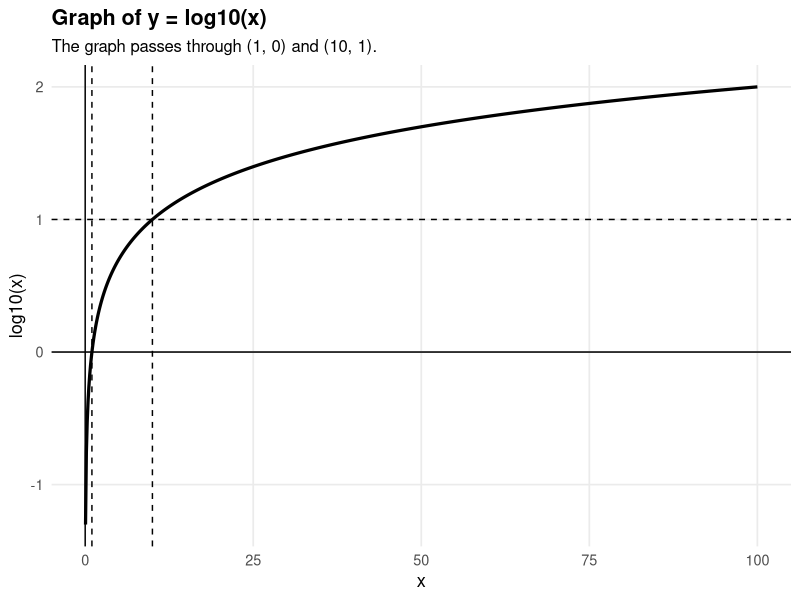
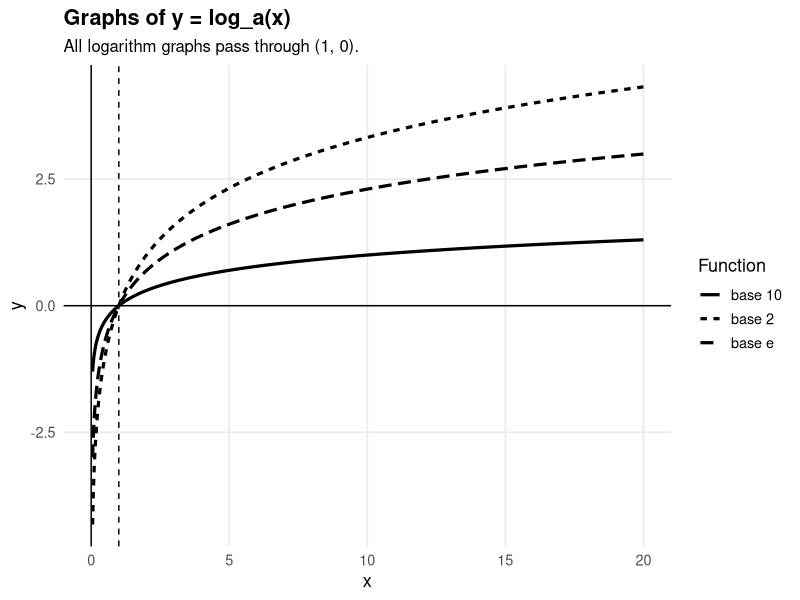
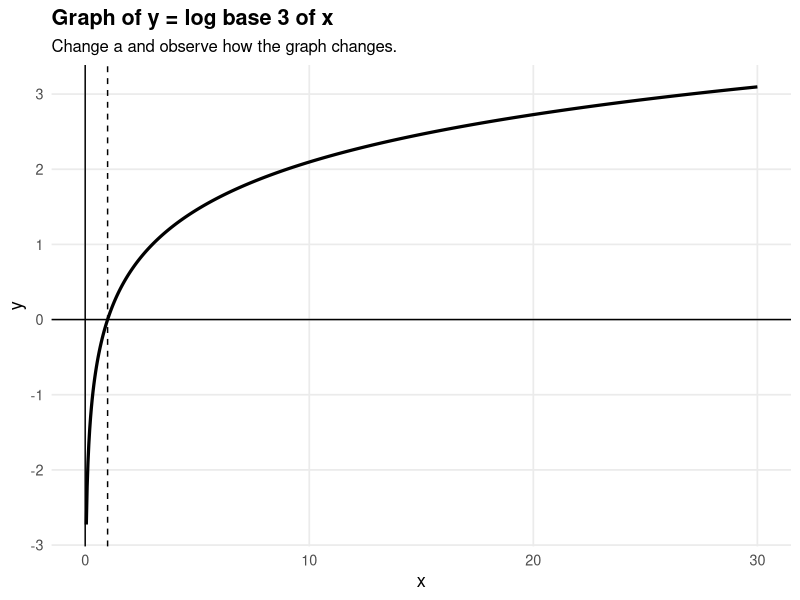
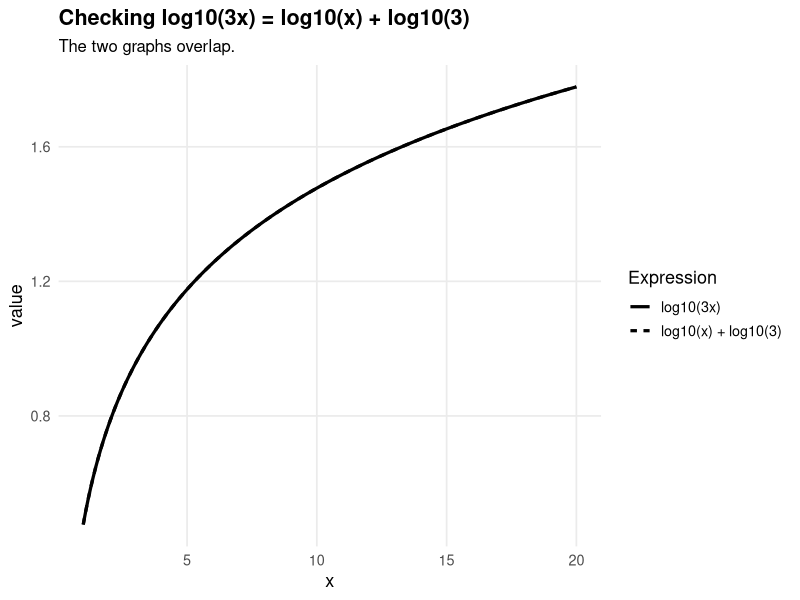
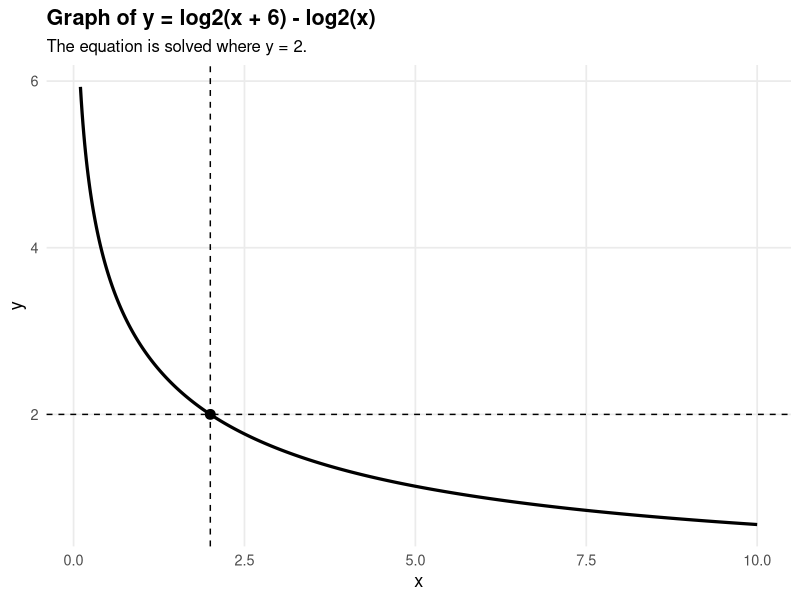
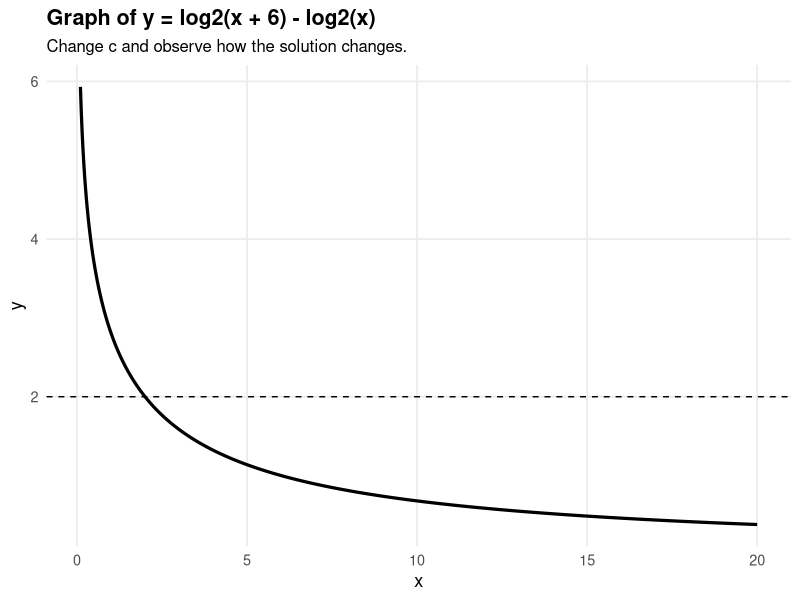
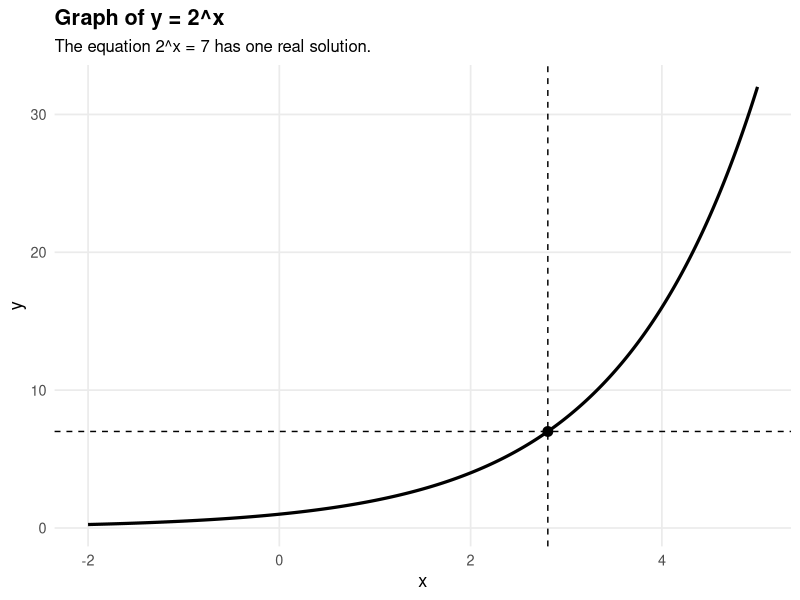
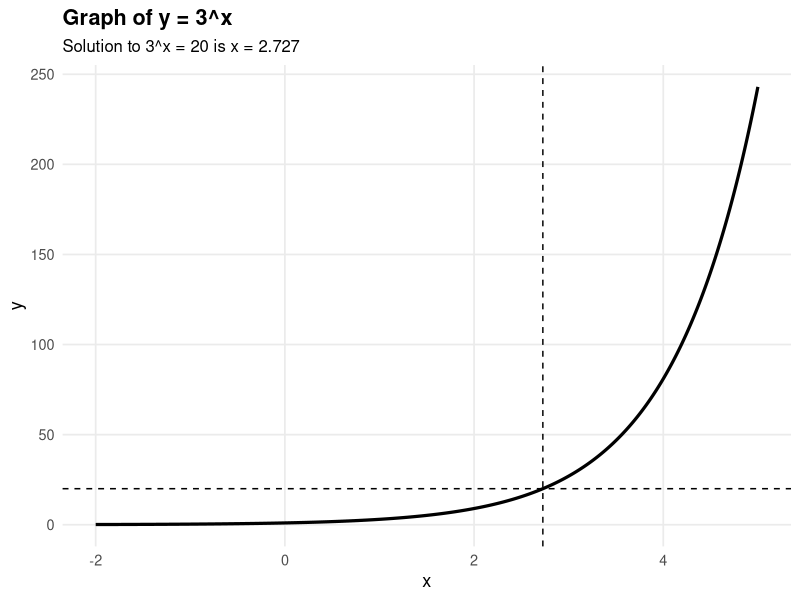

Reproduce these figures in R, in order.
## ---- chunk 1
#| label: setup-log-exp
#| include: false

library(ggplot2)

book_theme <- function(base_size = 13) {
  theme_minimal(base_size = base_size) +
    theme(
      plot.title = element_text(face = "bold"),
      plot.subtitle = element_text(size = base_size - 1),
      panel.grid.minor = element_blank()
    )
}
## ---- chunk 2
#| label: fig-log10-basic
#| fig-cap: "The graph of y = log10(x)."
#| fig-width: 6
#| fig-height: 4

df <- data.frame(
  x = seq(0.05, 100, length.out = 800)
)

df$y <- log10(df$x)

ggplot(df, aes(x = x, y = y)) +
  geom_line(linewidth = 1.1) +
  geom_hline(yintercept = 0) +
  geom_vline(xintercept = 0) +
  geom_vline(xintercept = 1, linetype = "dashed") +
  geom_vline(xintercept = 10, linetype = "dashed") +
  geom_hline(yintercept = 1, linetype = "dashed") +
  labs(
    title = "Graph of y = log10(x)",
    subtitle = "The graph passes through (1, 0) and (10, 1).",
    x = "x",
    y = "log10(x)"
  ) +
  book_theme()
## ---- chunk 3
powers <- -3:5

data.frame(
  power = powers,
  value = 10^powers,
  log10_value = log10(10^powers)
)
## ---- chunk 4
#| label: fig-log-bases
#| fig-cap: "Graphs of logarithms with different bases."
#| fig-width: 6
#| fig-height: 4

x_values <- seq(0.05, 20, length.out = 800)

df <- data.frame(
  x = rep(x_values, 3),
  base = rep(c("base 2", "base e", "base 10"), each = length(x_values))
)

df$y <- ifelse(
  df$base == "base 2",
  log(df$x, base = 2),
  ifelse(
    df$base == "base e",
    log(df$x),
    log10(df$x)
  )
)

ggplot(df, aes(x = x, y = y, linetype = base)) +
  geom_line(linewidth = 1.1) +
  geom_hline(yintercept = 0) +
  geom_vline(xintercept = 0) +
  geom_vline(xintercept = 1, linetype = "dashed") +
  labs(
    title = "Graphs of y = log_a(x)",
    subtitle = "All logarithm graphs pass through (1, 0).",
    x = "x",
    y = "y",
    linetype = "Function"
  ) +
  book_theme()
## ---- chunk 5
#| label: fig-log-changing-base
#| fig-cap: "Exploring y = log_a(x) for different values of a."
#| fig-width: 6
#| fig-height: 4

a <- 3

df <- data.frame(
  x = seq(0.05, 30, length.out = 800)
)

df$y <- log(df$x, base = a)

ggplot(df, aes(x = x, y = y)) +
  geom_line(linewidth = 1.1) +
  geom_hline(yintercept = 0) +
  geom_vline(xintercept = 0) +
  geom_vline(xintercept = 1, linetype = "dashed") +
  labs(
    title = paste0("Graph of y = log base ", a, " of x"),
    subtitle = "Change a and observe how the graph changes.",
    x = "x",
    y = "y"
  ) +
  book_theme()
## ---- chunk 6
#| label: fig-log-product-rule
#| fig-cap: "Numerical check of the logarithm product rule."
#| fig-width: 6
#| fig-height: 4

x_values <- seq(1, 20, length.out = 200)
y_fixed <- 3

df <- data.frame(
  x = x_values
)

df$left_side <- log10(df$x * y_fixed)
df$right_side <- log10(df$x) + log10(y_fixed)

ggplot(df, aes(x = x)) +
  geom_line(aes(y = left_side, linetype = "log10(3x)"), linewidth = 1.1) +
  geom_line(aes(y = right_side, linetype = "log10(x) + log10(3)"), linewidth = 1.1) +
  labs(
    title = "Checking log10(3x) = log10(x) + log10(3)",
    subtitle = "The two graphs overlap.",
    x = "x",
    y = "value",
    linetype = "Expression"
  ) +
  book_theme()
## ---- chunk 7
x <- 8
y <- 4
a <- 2

data.frame(
  rule = c("product", "division", "power"),
  left_side = c(
    log(x * y, base = a),
    log(x / y, base = a),
    log(x^3, base = a)
  ),
  right_side = c(
    log(x, base = a) + log(y, base = a),
    log(x, base = a) - log(y, base = a),
    3 * log(x, base = a)
  )
)
## ---- chunk 8
#| label: fig-log-equation
#| fig-cap: "Solving log2(x + 6) - log2(x) = 2 graphically."
#| fig-width: 6
#| fig-height: 4

df <- data.frame(
  x = seq(0.1, 10, length.out = 800)
)

df$y <- log(df$x + 6, base = 2) - log(df$x, base = 2)

ggplot(df, aes(x = x, y = y)) +
  geom_line(linewidth = 1.1) +
  geom_hline(yintercept = 2, linetype = "dashed") +
  geom_vline(xintercept = 2, linetype = "dashed") +
  annotate("point", x = 2, y = 2, size = 3) +
  labs(
    title = "Graph of y = log2(x + 6) - log2(x)",
    subtitle = "The equation is solved where y = 2.",
    x = "x",
    y = "y"
  ) +
  book_theme()
## ---- chunk 9
#| label: fig-log-equation-family
#| fig-cap: "Exploring log2(x + c) - log2(x) = 2."
#| fig-width: 6
#| fig-height: 4

c <- 6

df <- data.frame(
  x = seq(0.1, 20, length.out = 800)
)

df$y <- log(df$x + c, base = 2) - log(df$x, base = 2)

ggplot(df, aes(x = x, y = y)) +
  geom_line(linewidth = 1.1) +
  geom_hline(yintercept = 2, linetype = "dashed") +
  labs(
    title = paste0("Graph of y = log2(x + ", c, ") - log2(x)"),
    subtitle = "Change c and observe how the solution changes.",
    x = "x",
    y = "y"
  ) +
  book_theme()
## ---- chunk 10
#| label: fig-exponential-equation
#| fig-cap: "Solving 2^x = 7 graphically."
#| fig-width: 6
#| fig-height: 4

df <- data.frame(
  x = seq(-2, 5, length.out = 800)
)

df$y <- 2^df$x

solution <- log(7) / log(2)

ggplot(df, aes(x = x, y = y)) +
  geom_line(linewidth = 1.1) +
  geom_hline(yintercept = 7, linetype = "dashed") +
  geom_vline(xintercept = solution, linetype = "dashed") +
  annotate("point", x = solution, y = 7, size = 3) +
  labs(
    title = "Graph of y = 2^x",
    subtitle = "The equation 2^x = 7 has one real solution.",
    x = "x",
    y = "y"
  ) +
  book_theme()
## ---- chunk 11
#| label: fig-exponential-family
#| fig-cap: "Exploring a^x = b."
#| fig-width: 6
#| fig-height: 4

a <- 3
b <- 20

df <- data.frame(
  x = seq(-2, 5, length.out = 800)
)

df$y <- a^df$x
solution <- log(b) / log(a)

ggplot(df, aes(x = x, y = y)) +
  geom_line(linewidth = 1.1) +
  geom_hline(yintercept = b, linetype = "dashed") +
  geom_vline(xintercept = solution, linetype = "dashed") +
  labs(
    title = paste0("Graph of y = ", a, "^x"),
    subtitle = paste0("Solution to ", a, "^x = ", b, " is x = ", round(solution, 3)),
    x = "x",
    y = "y"
  ) +
  book_theme()
## ---- chunk 12
#| label: fig-exponential-inequality
#| fig-cap: "Comparing increasing and decreasing exponential functions."
#| fig-width: 6
#| fig-height: 4

x_values <- seq(-4, 4, length.out = 800)

df <- data.frame(
  x = rep(x_values, 2),
  function_name = rep(c("2^x", "(1/2)^x"), each = length(x_values))
)

df$y <- ifelse(df$function_name == "2^x", 2^df$x, (1/2)^df$x)

ggplot(df, aes(x = x, y = y, linetype = function_name)) +
  geom_line(linewidth = 1.1) +
  geom_hline(yintercept = 1) +
  geom_vline(xintercept = 0) +
  labs(
    title = "Increasing and decreasing exponentials",
    subtitle = "The base determines the direction of inequality reasoning.",
    x = "x",
    y = "y",
    linetype = "Function"
  ) +
  book_theme()
## ---- chunk 13
#| label: fig-exp-inequality-changing-base
#| fig-cap: "Exploring exponential inequalities with different bases."
#| fig-width: 6
#| fig-height: 4

a <- 2
target <- 8

df <- data.frame(
  x = seq(-5, 5, length.out = 800)
)

df$y <- a^df$x

ggplot(df, aes(x = x, y = y)) +
  geom_line(linewidth = 1.1) +
  geom_hline(yintercept = target, linetype = "dashed") +
  labs(
    title = paste0("Graph of y = ", a, "^x"),
    subtitle = paste0("Compare y with ", target),
    x = "x",
    y = "y"
  ) +
  book_theme()
## ---- chunk 14
#| label: fig-exp-ln-inverse
#| fig-cap: "The graphs of y = e^x and y = ln(x) are reflections in y = x."
#| fig-width: 6
#| fig-height: 4

x_exp <- seq(-3, 3, length.out = 800)
x_log <- seq(0.05, 20, length.out = 800)

df_exp <- data.frame(
  x = x_exp,
  y = exp(x_exp),
  function_name = "y = e^x"
)

df_log <- data.frame(
  x = x_log,
  y = log(x_log),
  function_name = "y = ln(x)"
)

df_line <- data.frame(
  x = seq(-3, 8, length.out = 300),
  y = seq(-3, 8, length.out = 300),
  function_name = "y = x"
)

df <- rbind(df_exp, df_log, df_line)

ggplot(df, aes(x = x, y = y, linetype = function_name)) +
  geom_line(linewidth = 1.1) +
  coord_cartesian(xlim = c(-3, 8), ylim = c(-3, 8)) +
  geom_hline(yintercept = 0) +
  geom_vline(xintercept = 0) +
  labs(
    title = "The inverse relationship between e^x and ln(x)",
    subtitle = "The graphs are reflections in the line y = x.",
    x = "x",
    y = "y",
    linetype = "Function"
  ) +
  book_theme()
## ---- chunk 15
values <- c(0.5, 1, 2, 5, 10)

data.frame(
  x = values,
  exp_log_x = exp(log(values)),
  log_exp_x = log(exp(values))
)
## ---- chunk 16
#| label: fig-linearisation-power-law
#| fig-cap: "Linearising y = 3x^2 using logarithms."
#| fig-width: 6
#| fig-height: 4

df <- data.frame(
  x = seq(1, 20, length.out = 200)
)

df$y <- 3 * df$x^2
df$log_x <- log(df$x)
df$log_y <- log(df$y)

ggplot(df, aes(x = log_x, y = log_y)) +
  geom_line(linewidth = 1.1) +
  labs(
    title = "Linear form of y = 3x^2",
    subtitle = "Plotting ln(y) against ln(x) gives a straight line.",
    x = "ln(x)",
    y = "ln(y)"
  ) +
  book_theme()
## ---- chunk 17
#| label: fig-linearisation-investigation
#| fig-cap: "A power law becomes linear on a log-log graph."
#| fig-width: 6
#| fig-height: 4

k <- 4
n <- 1.5

df <- data.frame(
  x = seq(1, 50, length.out = 100)
)

df$y <- k * df$x^n
df$ln_x <- log(df$x)
df$ln_y <- log(df$y)

ggplot(df, aes(x = ln_x, y = ln_y)) +
  geom_point(size = 1.5) +
  geom_smooth(method = "lm", se = FALSE, linewidth = 1.1) +
  labs(
    title = "Linearising y = kx^n",
    subtitle = "The gradient estimates n and the intercept estimates ln(k).",
    x = "ln(x)",
    y = "ln(y)"
  ) +
  book_theme()
